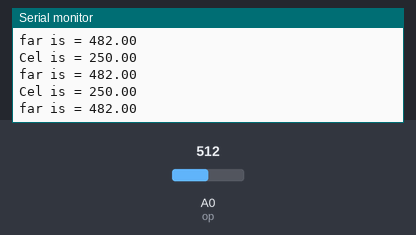
Recording of a sketch running on a simulated Arduino Uno, built with avr-gcc and run on an emulated ATmega328P. Shown: the last lines printed to the serial monitor. Inputs (shaded band) come from the test bench; at power-on: A0 (op) = 512.

Above: at 1.3 s.
1.4 s: A0 (op) set to 716
At 1.82 s:
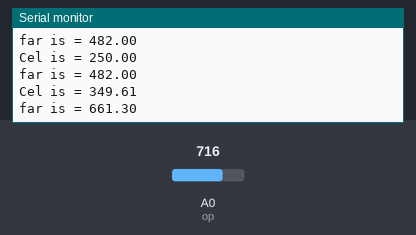
2.9 s: A0 (op) set to 900
At 3.32 s:
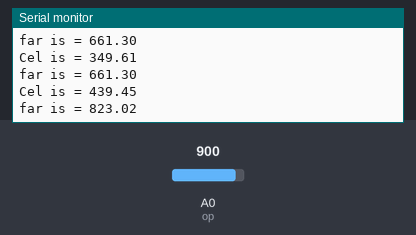
Timing chart, 0 to 5.9 s (numbered marks = the images above; inputs shaded):
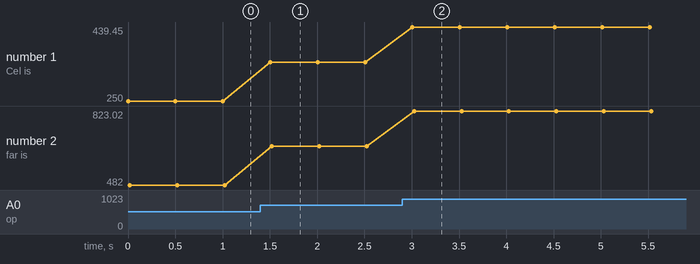

Measured:
- after the input at 1.4 s, the serial monitor: prints a new line after 0.10 s (image 1)
- after the input at 2.9 s, the serial monitor: prints a new line after 0.11 s (image 2)
- plotted number 1: 250 → 349.61 after the input at 1.4 s, 349.61 → 439.45 after the input at 2.9 s
- plotted number 2: 482 → 661.3 after the input at 1.4 s, 661.3 → 823.02 after the input at 2.9 s

The sketch:

tempanalog.ino
```cpp
int op=0;
void setup()
{
  // put your setup code here, to run once:
  Serial.begin(9600);
}

void loop()
{
  // put your main code here, to run repeatedly:
  int rawvolt=analogRead(op);
  float millivolts=(rawvolt/1024.0)*5000;
  float cel=millivolts/10;
  Serial.print("Cel is = ");
  Serial.println(cel);
  Serial.print("far is = ");
  Serial.println((cel*9)/5+32);
  delay(500);
}
```
